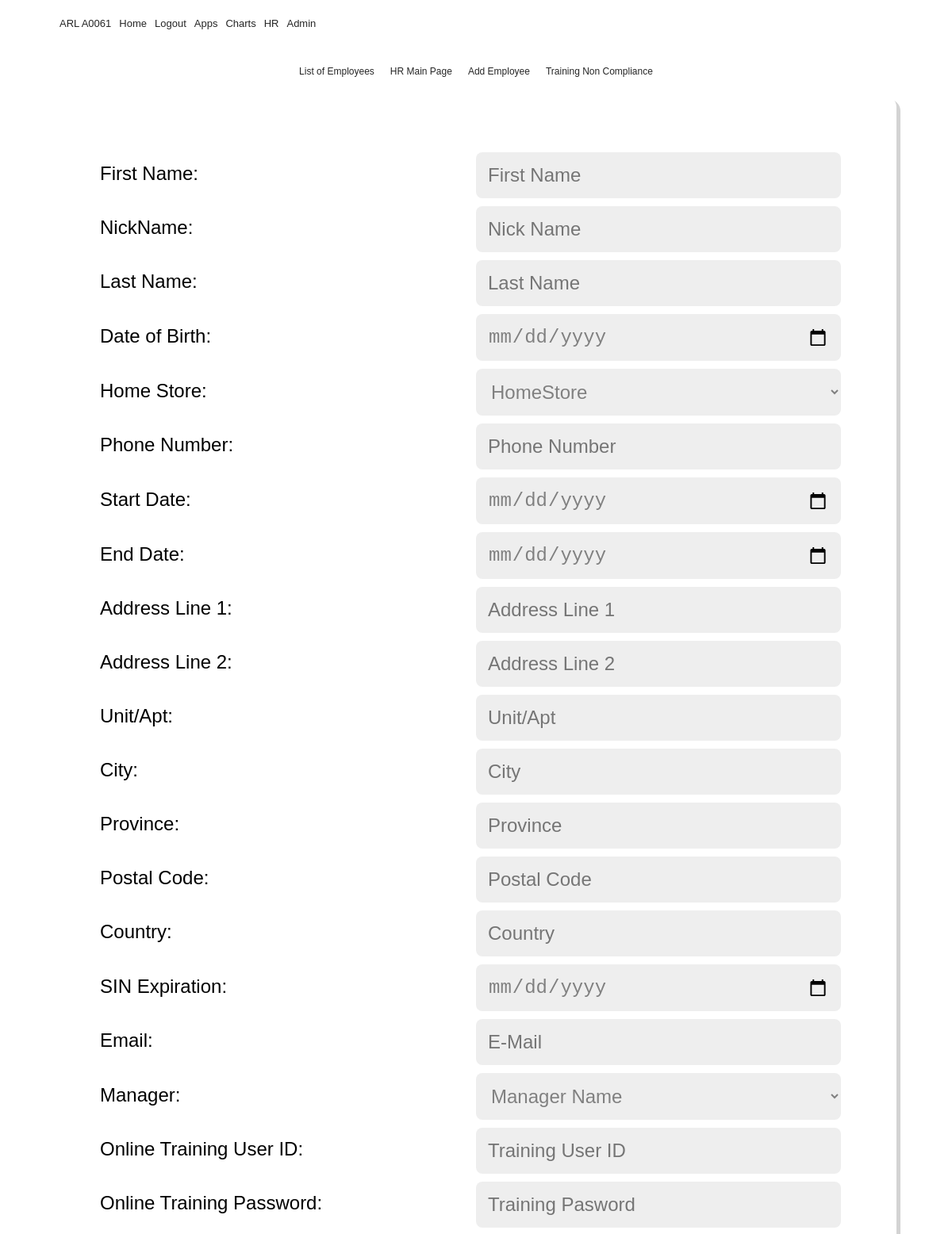
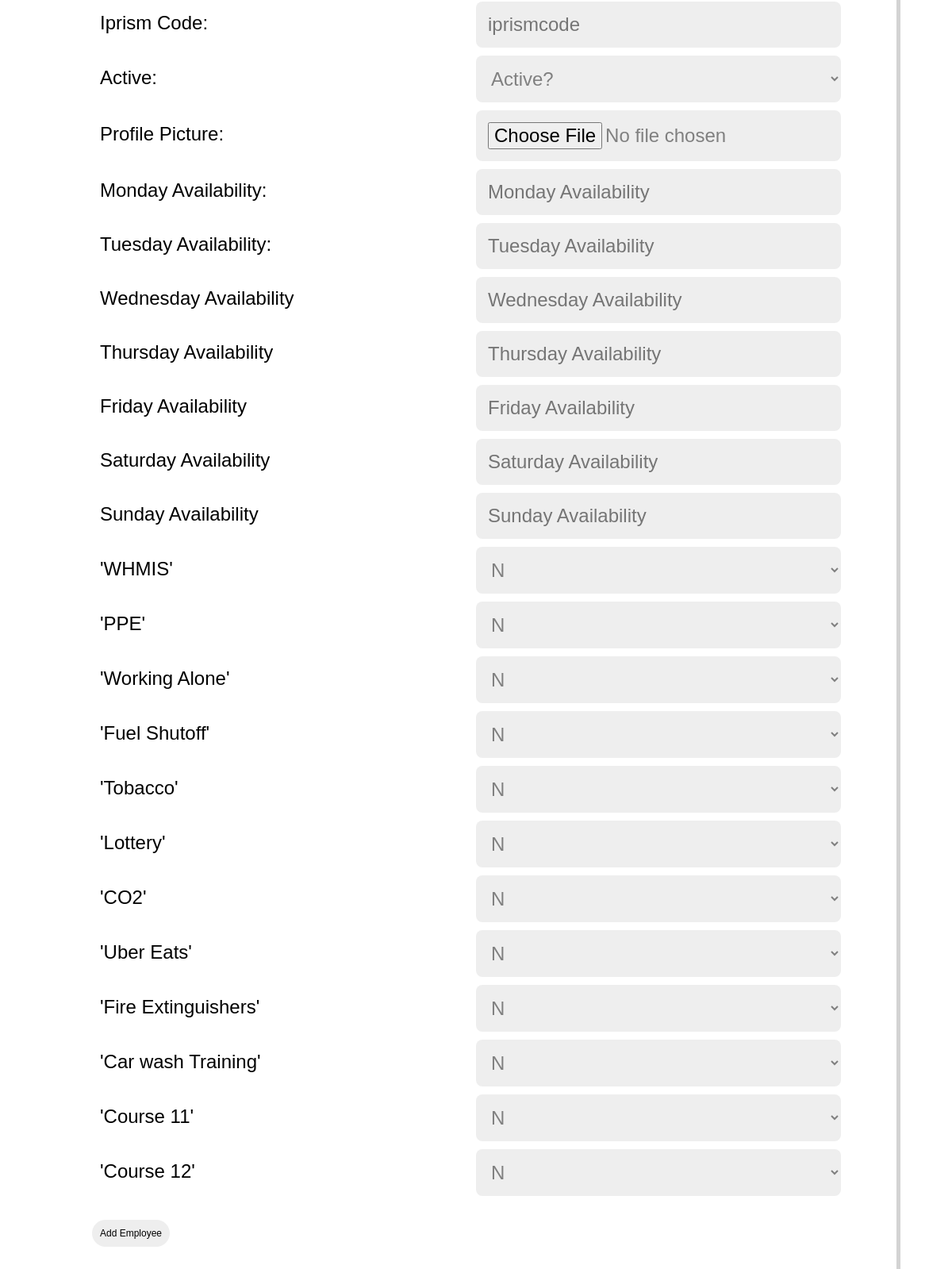
Screenshot of /addemployee (signed in) with the database file from the repository (2 pictures, top to bottom).
### flaskblog/__init__.py (models this page shows)
class Course(db.Model):
    id = db.Column(db.Integer(), primary_key=True)
    name = db.Column(db.String(100), nullable=False)
    def __str__(self):
        return '%r' % (self.name)

### flaskblog/routes.py (the view, shortened to what this page needs)
@app.route("/addemployee", methods=['GET', 'POST'])
@login_required
def addemployee():
    form = EmployeeForm()
    course = Course.query.all()
    return render_template('employee.html', title='Employee Information', form=form, course=course)

### flaskblog/templates/employee.html (shortened to what this page needs)
{% extends "layout.html" %}
{% block content%}
        <nav class="app-nav">
                  <ul class = "app-menu">
                        <ul>
                              <li> <a href="hrlist">List of Employees</a></li>
                        </ul>
                        <ul>
                              <li> <a href="hrhome">HR Main Page</a></li>
                        </ul>
                        <ul>
                              <li> <a href="hr">Add Employee</a></li>
                        </ul>
                        <ul>
                              <li> <a href="trainingcompliance">Training Non Compliance</a></li>
                        </ul>
                  </ul>
            </nav>
    <div   class="form-container">
    <form method = "POST" action  = "" enctype="multipart/form-data" class = "form-hrinfo">
        <div> <img class="gsaupdateimage" src="{{ image_file }}">
        </div>
        <div  class="formtitle" >{{"First Name:"}}</div>
        <div> {{form.firstname(class = "form", placeholder="First Name")}}
        </div>
        <div  class="formtitle" >{{"NickName:"}}</div>
        <div> {{form.nickname(class = "form", placeholder="Nick Name")}}
        </div>
        <div  class="formtitle" >{{"Last Name:"}}</div>
        <div> {{form.lastname(class = "form" ,placeholder="Last Name")}}
        </div>
        <div  class="formtitle" >{{"Date of Birth:"}}</div>
        <div> {{form.dob(class = "form" ,placeholder="Date of Birth")}} </div>
        <div  class="formtitle" >{{"Home Store:"}}</div>
        <div> {{form.store(class = "form", placeholder="Home Store")}}
        </div>
        <div  class="formtitle" >{{"Phone Number:"}}</div>
        <div> {{form.mobilephone(class = "form" ,placeholder="Phone Number")}}
        </div>
        <div  class="formtitle" >{{"Start Date:"}}</div>
        <div> {{form.Startdate(class = "form" ,placeholder="Start Date")}} </div>
        <div  class="formtitle" >{{"End Date:"}}</div>
        <div> {{form.Enddate(class = "form" ,placeholder="End Date")}} </div>
        <div  class="formtitle" >{{"Address Line 1:"}}</div>
        <div> {{form.addressone(class = "form" ,placeholder="Address Line 1")}}  </div>
        <div  class="formtitle" >{{"Address Line 2:"}}</div>
        <div> {{form.addresstwo(class = "form" ,placeholder="Address Line 2")}} </div>
        <div  class="formtitle" >{{"Unit/Apt:"}}</div>
        <div> {{form.apt(class = "form" ,placeholder="Unit/Apt")}} </div>
        <div  class="formtitle" >{{"City:"}}</div>
        <div> {{form.city(class = "form" ,placeholder="City")}} </div>
        <div  class="formtitle" >{{"Province:"}}</div>
        <div> {{form.province(class = "form" ,placeholder="Province")}} </div>
        <div  class="formtitle" >{{"Postal Code:"}}</div>
        <div> {{form.postal(class = "form", placeholder="Postal Code")}} </div>
        <div  class="formtitle" >{{"Country:"}}</div>
        <div> {{form.country(class = "form" ,placeholder="Country")}} </div>
         <div  class="formtitle" >{{"SIN Expiration:"}}</div>
         <div> {{form.sinexpire(class = "form", placeholder="SIN Expiration")}}
        </div>
        <div  class="formtitle" >{{"Email:"}}</div>
        <div> {{form.email(class = "form", placeholder="E-Mail")}}
        </div>
        <div  class="formtitle" >{{"Manager:"}}</div>
        <div> {{form.manager(class = "form", placeholder="Manager")}}
        </div>
        <div  class="formtitle" >{{"Online Training User ID:"}}</div>
        <div>{{form.trainingid(class = "form", placeholder="Training User ID")}}
        </div>
        <div  class="formtitle" >{{"Online Training Password:"}}</div>
        <div>{{form.trainingpassword(class = "form", placeholder="Training Pasword")}}
        </div>
        <div  class="formtitle" >{{"Iprism Code:"}}</div>
        <div>{{form.iprismcode(class = "form", placeholder="iprismcode")}}
        </div>
        <div  class="formtitle" >{{"Active:"}}</div>
        <div> {{form.active(class = "form", placeholder="Active")}}
        </div>
         <div  class="formtitle" >{{"Profile Picture:"}}</div>
         <div>  {{ form.hrpicture(class = "form")}}
        </div>
        <div  class="formtitle" >{{"Monday Availability:"}}</div>
        <div> {{form.monavail(class = "form", placeholder="Monday Availability")}}
        </div>
        <div  class="formtitle" >{{"Tuesday Availability:"}}</div>
        <div> {{form.tueavail(class = "form", placeholder="Tuesday Availability")}}
        </div>
        <div  class="formtitle" >{{"Wednesday Availability"}}</div>
        <div> {{form.wedavail(class = "form", placeholder="Wednesday Availability")}}
        </div>
        <div  class="formtitle" >{{"Thursday Availability"}}</div>
        <div> {{form.thuavail(class = "form", placeholder="Thursday Availability")}}
        </div>
        <div  class="formtitle" >{{"Friday Availability"}}</div>
        <div> {{form.friavail(class = "form", placeholder="Friday Availability")}}
        </div>
        <div  class="formtitle" >{{"Saturday Availability"}}</div>
        <div> {{form.satavail(class = "form", placeholder="Saturday Availability")}}
        </div>
        <div  class="formtitle" >{{"Sunday Availability"}}</div>
        <div> {{form.sunavail(class = "form", placeholder="Sunday Availability")}}
        </div>
         {% for course in course %}
            <div class = "formtitle"> {{  course }}  </div>
             <select class="form"name = "completed">
                <option value = "n">N</option>
            </select>
            {% endfor %}
            <div>
            {{form.submit(class_="hrbutton")}}
            </div>
    </form>
</div>
{% endblock content %}

### flaskblog/static/main.css (style rules this page uses)
* { box-sizing: border-box; margin: 0; padding: 0; }
body { font-family: 'Seqoe UI', Verdana, Geneva, Tahoma, sans-serif; background: white; color: #000; font-size: 16px; line-height: 1.5; }
a { color: #262626; text-decoration: none; }
ul { list-style: none; }
.form-container { display: grid; position: center; padding-top: 30px; padding-bottom: 50px; margin-right: 20px; margin-left: 20px; height: 100%; box-shadow: 5px 5px lightgray; border-radius: 15px; }
.form-hrinfo { display: grid; grid-template-columns: repeat(2,1fr); margin: auto; justify-content: center; align-items: center; padding: 15px 15px 15px 15px; }
.form { background: #eee; color: grey; margin-bottom: 10px; border: none; width: 95%; padding: 15px 15px 15px 15px; border-radius: 8px; font-size: 24px; }
.formtitle { height: 10px; font-size: 24px; text-align: left; color: black; padding-bottom: 50px; padding-left: 10px; }
.hrbutton { align-items: center; border-radius: 20px; border: none; background: #eee; font-size: 12px; padding: 10px 10px; margin-top: 20px; }
.app-nav { display: flex; align-items: center; justify-content: space-between; height: 60px; padding: 20px 0; font-size: 12px; }
.app-nav ul { display: flex; }
.app-nav ul li { padding: 0 5px; }
.app-nav ul li a { padding-bottom: 5px; }
.app-menu { max-width: 700px; margin: 0 auto; padding:0 20px; display: flex; grid-template-columns: repeat(5, 1fr); grid-gap: 10px; align-items: flex-start; justify-content: center; text-align: center; }

### rows the page displays
Course: name "'WHMIS'"
Course: name "'PPE'"
Course: name "'Working Alone'"
Course: name "'Fuel Shutoff'"
Course: name "'Tobacco'"
Course: name "'Lottery'"
Course: name "'CO2'"
Course: name "'Uber Eats'"
Course: name "'Fire Extinguishers'"
Course: name "'Car wash Training'"
Course: name "'Course 11'"
Course: name "'Course 12'"

### other values shown
{{ "First Name:" }} "First Name:"
{{ "NickName:" }} "NickName:"
{{ "Last Name:" }} "Last Name:"
{{ "Date of Birth:" }} "Date of Birth:"
{{ "Home Store:" }} "Home Store:"
{{ "Phone Number:" }} "Phone Number:"
{{ "Start Date:" }} "Start Date:"
{{ "End Date:" }} "End Date:"
{{ "Address Line 1:" }} "Address Line 1:"
{{ "Address Line 2:" }} "Address Line 2:"
{{ "Unit/Apt:" }} "Unit/Apt:"
{{ "City:" }} "City:"
{{ "Province:" }} "Province:"
{{ "Postal Code:" }} "Postal Code:"
{{ "Country:" }} "Country:"
